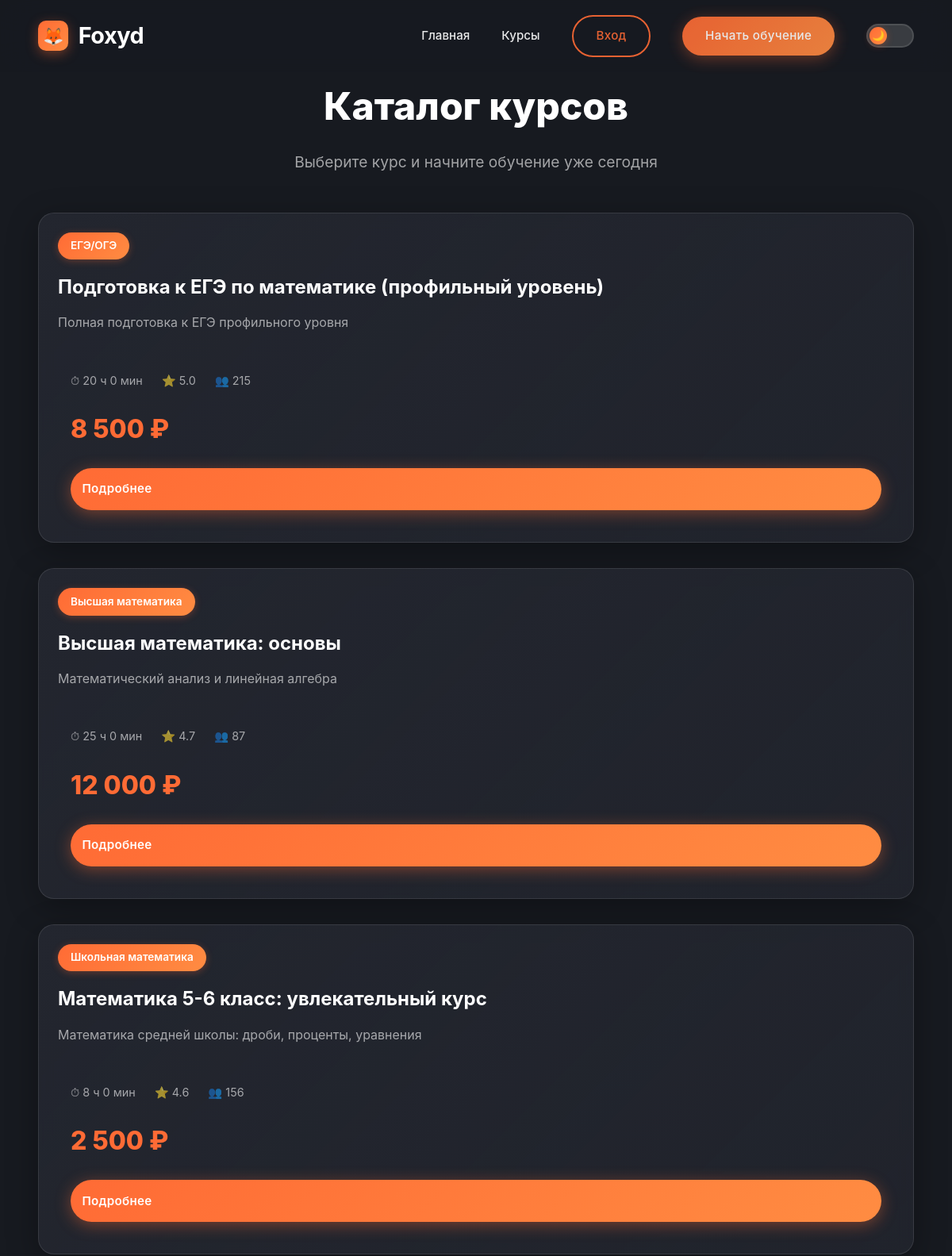
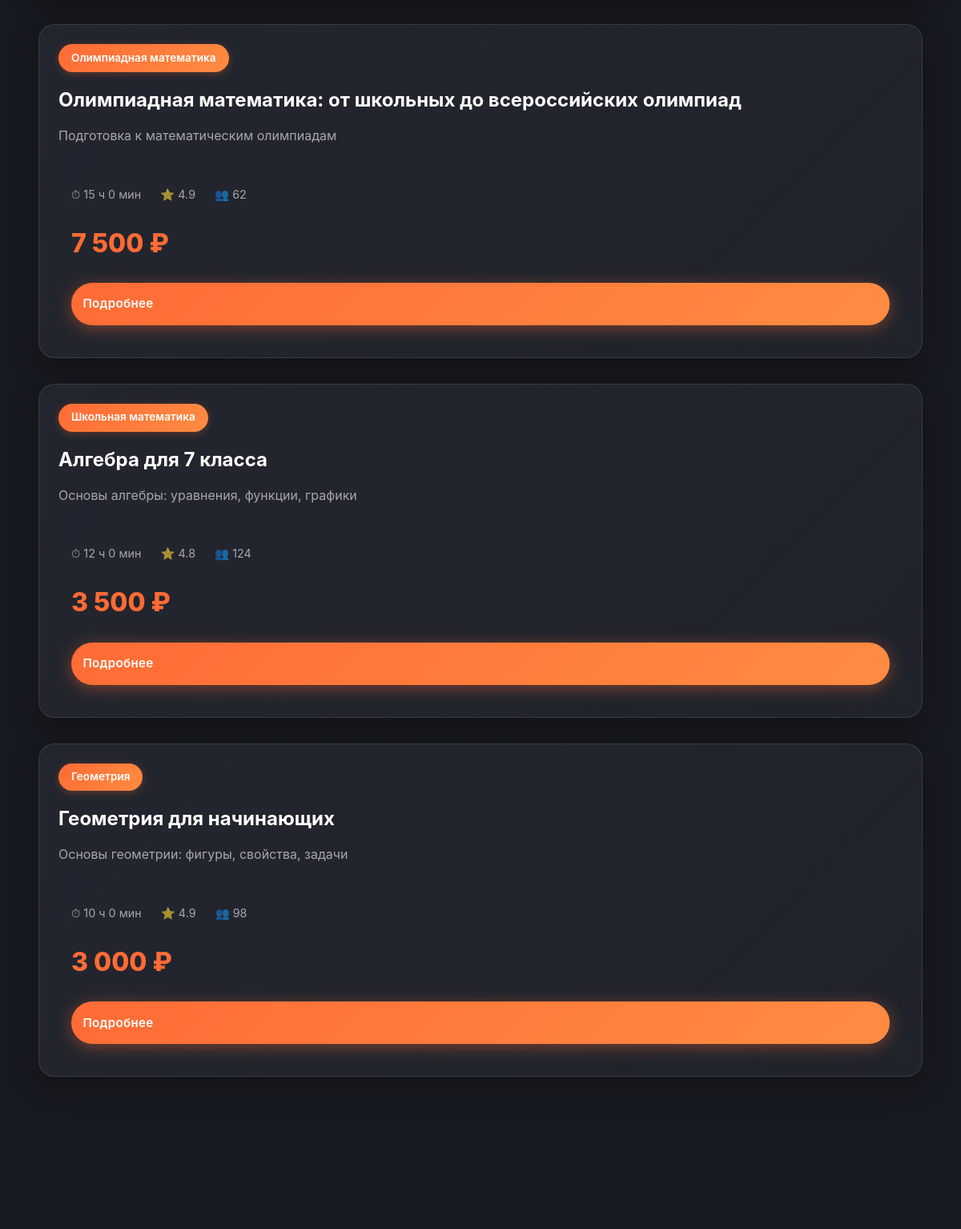
The app's page /courses (upper part), older data (2 pictures, top to bottom).
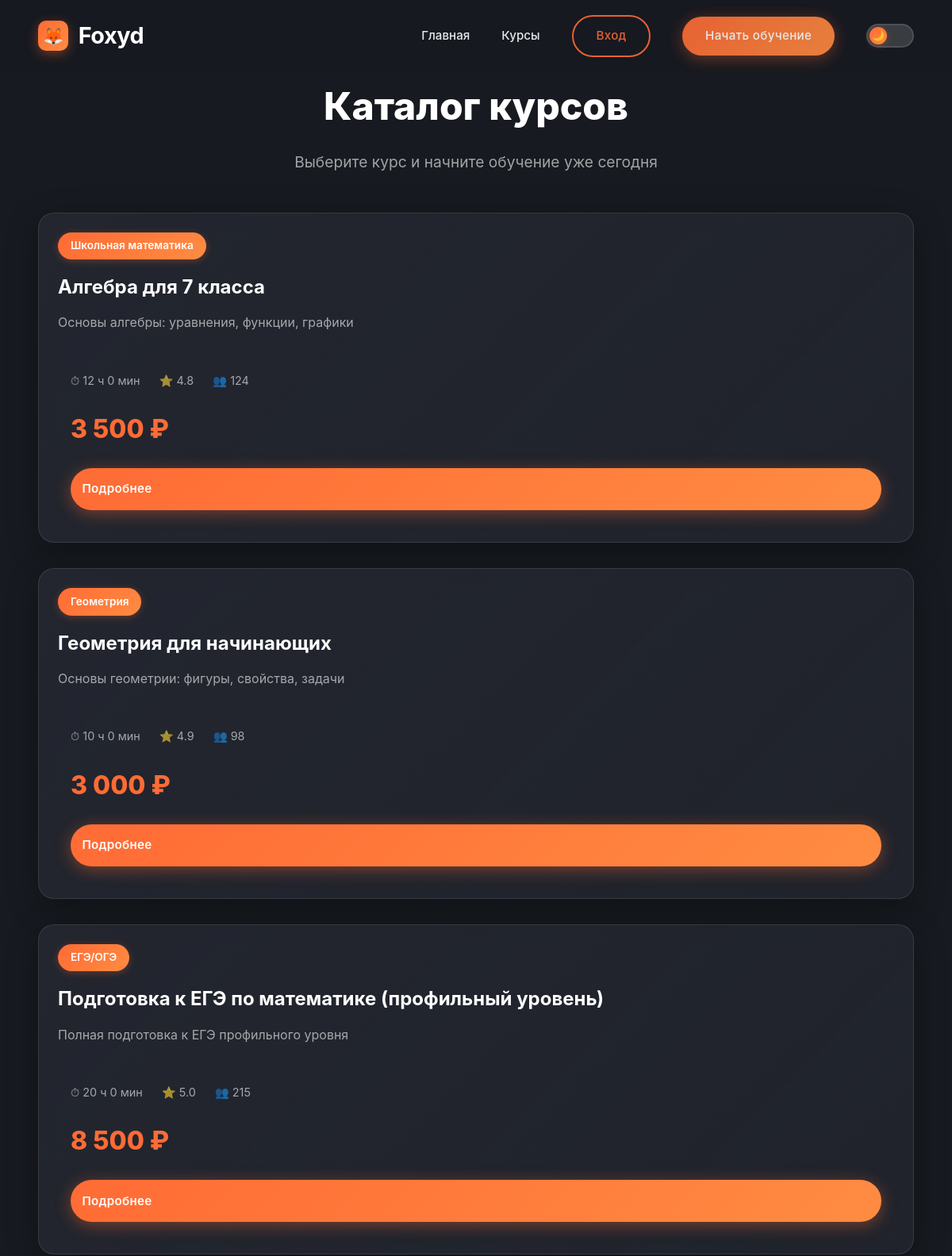
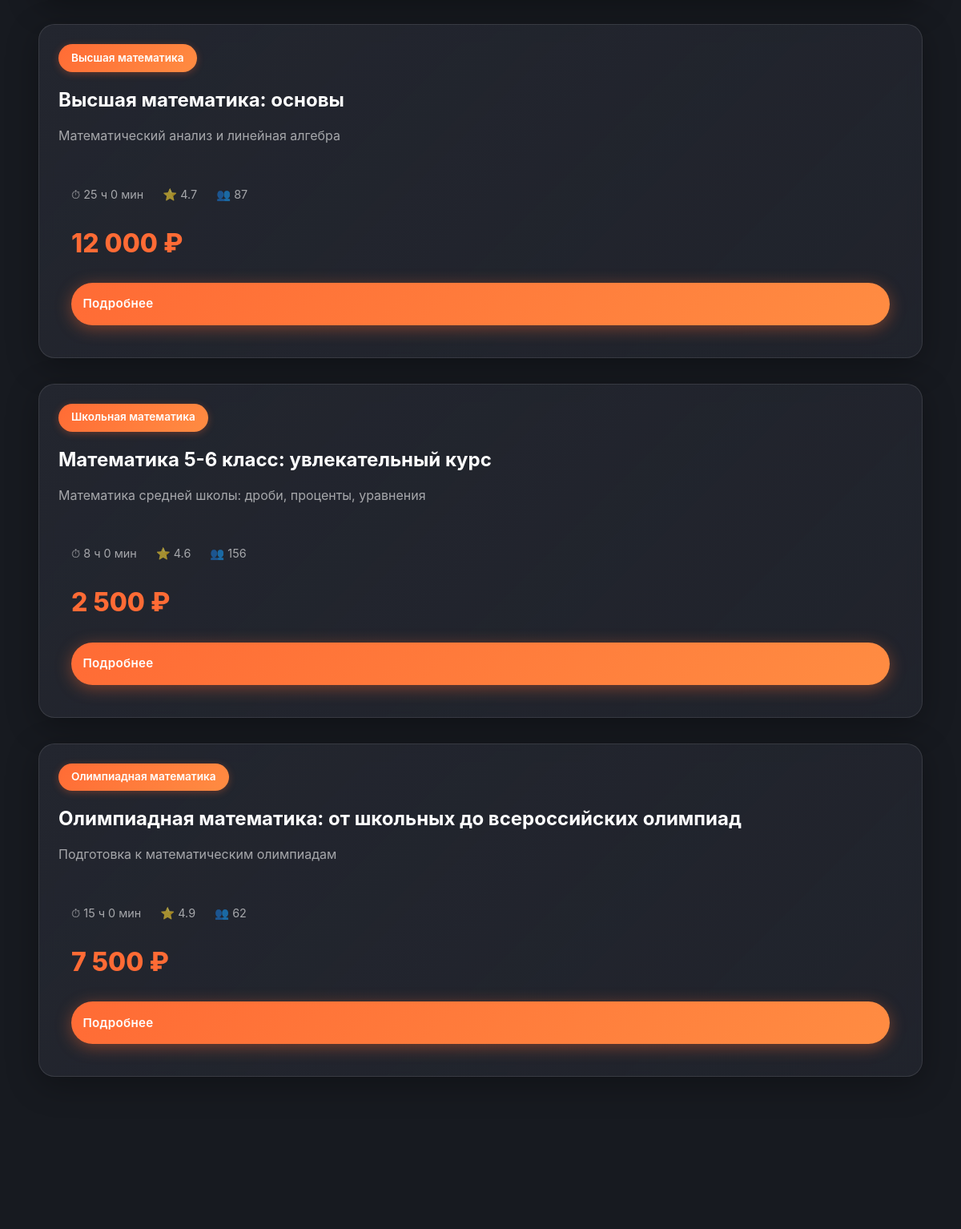
The same page, newer data (2 pictures, top to bottom).
### tables this page shows
CREATE TABLE courses (
                id INTEGER PRIMARY KEY AUTOINCREMENT,
                title TEXT NOT NULL,
                description TEXT,
                short_description TEXT,
                instructor_id INTEGER,
                cover_image TEXT,
                duration INTEGER DEFAULT 0,
                level TEXT DEFAULT 'beginner',
                category TEXT,
                price INTEGER DEFAULT 0,
                rating REAL DEFAULT 5.0,
                students_count INTEGER DEFAULT 0,
                created_at DATETIME DEFAULT CURRENT_TIMESTAMP,
                FOREIGN KEY (instructor_id) REFERENCES users(id)
            );

### includes/functions.php (called while the page is built, shortened)
<?php
function isLoggedIn() {
    return isset($_SESSION['user_id']);
}
function e($string) {
    return htmlspecialchars((string)$string, ENT_QUOTES, 'UTF-8');
}
function formatPrice($price) {
    return number_format($price, 0, ',', ' ') . ' ₽';
}
function formatDuration($minutes) {
    $hours = floor($minutes / 60);
    $mins = $minutes % 60;
    if ($hours > 0) {
        return $hours . ' ч ' . $mins . ' мин';
    }
    return $mins . ' мин';
}
function getAllCourses() {
    global $conn;
    $stmt = $conn->query("
        SELECT c.*, u.name as instructor_name
        FROM courses c
        LEFT JOIN users u ON c.instructor_id = u.id
        ORDER BY c.created_at DESC
    ");
    return $stmt->fetchAll(PDO::FETCH_ASSOC);
}

### pages/courses.php (the view, shortened to what this page needs)
<?php
$courses = getAllCourses();
include 'templates/header.php';
?>
<div>
    <div style="text-align: center; margin-bottom: 3rem;">
        <h1 style="font-size: 3rem; font-weight: 800; margin-bottom: 1rem;">Каталог курсов</h1>
        <p style="font-size: 1.2rem; color: var(--medium-gray);">Выберите курс и начните обучение уже сегодня</p>
    </div>
    <div class="grid">
        <?php foreach ($courses as $course): ?>
            <div class="card" style="height: 100%; display: flex; flex-direction: column;">
                <div style="padding: 1.5rem; background: transparent; margin: -2.5rem -2.5rem 1.5rem;">
                    <div class="badge badge-orange" style="margin-bottom: 1rem;"><?= e($course['category']) ?></div>
                    <h3 style="font-size: 1.5rem; font-weight: 700; margin-bottom: 0.8rem;"><?= e($course['title']) ?></h3>
                    <p style="color: var(--medium-gray); line-height: 1.6;"><?= e($course['short_description']) ?></p>
                </div>
                <div style="flex: 1; display: flex; flex-direction: column;">
                    <div style="display: flex; gap: 1.5rem; margin-bottom: 1.5rem; flex-wrap: wrap;">
                        <div style="font-size: 0.9rem; color: var(--medium-gray);">
                            ⏱ <?= formatDuration($course['duration']) ?>
                        </div>
                        <div style="font-size: 0.9rem; color: var(--medium-gray);">
                            ⭐ <?= number_format($course['rating'], 1) ?>
                        </div>
                        <div style="font-size: 0.9rem; color: var(--medium-gray);">
                            👥 <?= $course['students_count'] ?>
                        </div>
                    </div>
                    <div style="margin-top: auto;">
                        <div style="display: flex; justify-content: space-between; align-items: center; margin-bottom: 1.5rem;">
                            <span style="font-size: 2rem; font-weight: 800; color: var(--primary-orange);">
                                <?= formatPrice($course['price']) ?>
                            </span>
                        </div>
                        <a href="/course?id=<?= $course['id'] ?>" class="btn btn-primary" style="width: 100%; padding: 0.9rem;">
                            Подробнее
                        </a>
                    </div>
                </div>
            </div>
        <?php endforeach; ?>
    </div>
</div>
<?php include 'templates/footer.php'; ?>

### index.php (shortened to what this page needs)
<?php
require_once __DIR__ . '/config/database.php';
require_once __DIR__ . '/includes/functions.php';
$request_uri = $_SERVER['REQUEST_URI'];
$script_name = $_SERVER['SCRIPT_NAME'];
$request_uri = strtok($request_uri, '?');
$base_path = str_replace('/index.php', '', $script_name);
if ($base_path !== '/' && strpos($request_uri, $base_path) === 0) {
    $request_uri = substr($request_uri, strlen($base_path));
}
switch ($request_uri) {
    case '/courses':
        require __DIR__ . '/pages/courses.php';
        break;
}

### templates/header.php (shortened to what this page needs)
<!DOCTYPE html>
<html lang="ru" data-theme="dark">
<head>
</head>
<body>
    <nav class="navbar">
        <div class="navbar-container">
            <a href="/" class="logo">
                <div class="logo-icon">🦊</div>
                <span>Foxyd</span>
            </a>
            <div class="nav-links" id="navLinks">
                <a href="/">Главная</a>
                <a href="/courses">Курсы</a>
                <?php if (isLoggedIn()): ?>
                    <?php
                    $stmtUnread = $conn->prepare("SELECT COUNT(*) FROM notifications WHERE user_id = ? AND is_read = 0");
                    $stmtUnread->execute([getCurrentUserId()]);
                    $unreadNotifications = $stmtUnread->fetchColumn();
                    ?>
                    <a href="/calendar">📅 Календарь</a>
                    <a href="/cabinet" style="position: relative;">
                        Мой прогресс
                        <?php if ($unreadNotifications > 0): ?>
                            <span class="notification-badge"><?= $unreadNotifications ?></span>
                        <?php endif; ?>
                    </a>
                    <?php if (isAdmin()): ?>
                        <a href="/admin">Админ</a>
                    <?php endif; ?>
                    <a href="/logout" class="btn btn-ghost">Выход</a>
                <?php else: ?>
                    <a href="/login" class="btn btn-secondary">Вход</a>
                    <a href="/register" class="btn btn-primary">Начать обучение</a>
                <?php endif; ?>
                <div class="theme-toggle" onclick="toggleTheme()" title="Переключить тему">
                    <div class="theme-toggle-slider">
                        <span id="themeIcon">🌙</span>
                    </div>
                </div>
            </div>
        </div>
    </nav>
    <div class="main-content">
        <div class="container">

### templates/footer.php (shortened to what this page needs)
        </div>
    </div>
</body>
</html>

Row changes from the older to the newer data that the page shows:
changed courses "Алгебра для 7 класса": moves up the list
changed courses "Геометрия для начинающих": moves up the list
